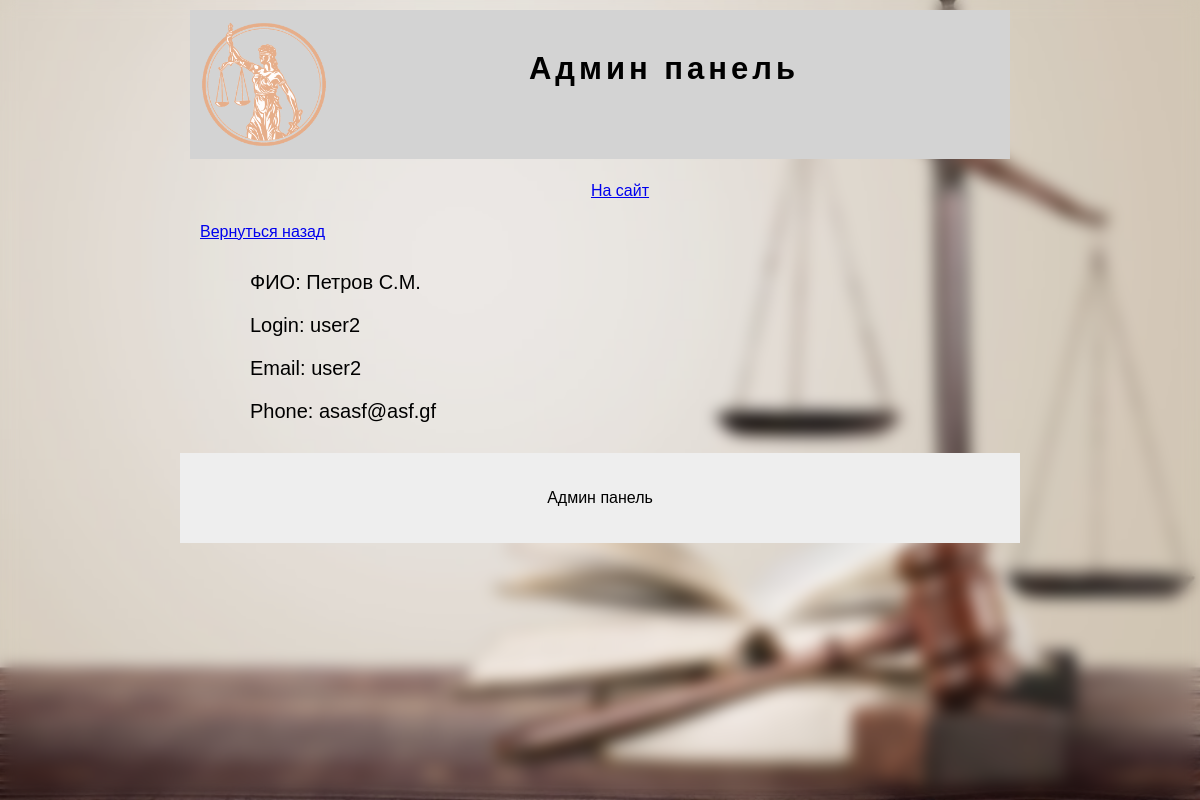
The app's page /userdetail/9 with its own data.
### tables this page shows
CREATE TABLE users (
 id INTEGER PRIMARY KEY AUTOINCREMENT,
 fio TEXT NOT NULL,
 login TEXT NOT NULL,
 password TEXT NOT NULL,
 email TEXT NOT NULL,
 phone TEXT NOT NULL
);

### app.py (the view)
@app.route('/userdetail/<id>', methods=('POST', 'GET'))
def userdetail(id):
 conn = get_db_connection()
 cursor = conn.cursor()
 user = cursor.execute('select * from users where id=? ', (id,)).fetchone()
 conn.commit()
 return render_template('admin/dateiluser.html', data={'user': user})

### app.py (called while the page is built)
def get_db_connection():
 conn = sqlite3.connect('visitka.db')
 cursor = conn.cursor()
 conn.commit()
 return conn

### templates/admin/dateiluser.html (shortened to what this page needs)
{% extends 'admin/main.html' %}
{% block content %}
<p><a href="/admin">Вернуться назад</a></p>
<ul class="panel">
    <li>ФИО: {{data.user[1]}}</li>
     <li>Login: {{data.user[2]}}</li>
     <li>Email: {{data.user[3]}}</li>
     <li>Phone: {{data.user[4]}}</li>
</ul>
{% endblock %}

### static/app.css (style rules this page uses)
body { margin: 0; padding: 0; font-family: Arial; font-size: 16px }
a { text-decoration: none color: blue }
.panel { list-style: none; font-size: 20px }
.panel li { padding: 10px }

### records on screen
users: fio "Петров С.М.", login "user2", password "user2", email "asasf@asf.gf"
